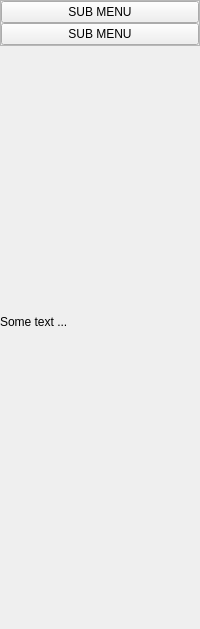
               <widget class="QWidget" name="page_2">
                <property name="geometry">
                 <rect>
                  <x>0</x>
                  <y>0</y>
                  <width>200</width>
                  <height>629</height>
                 </rect>
                </property>
                <attribute name="icon">
                 <iconset resource="icons.qrc">
                  <normaloff>:/icons/icons/chevron-down.svg</normaloff>:/icons/icons/chevron-down.svg</iconset>
                </attribute>
                <attribute name="label">
                 <string>Drop Menu 2</string>
                </attribute>
                <layout class="QVBoxLayout" name="verticalLayout_9">
                 <property name="spacing">
                  <number>0</number>
                 </property>
                 <property name="leftMargin">
                  <number>0</number>
                 </property>
                 <property name="topMargin">
                  <number>0</number>
                 </property>
                 <property name="rightMargin">
                  <number>0</number>
                 </property>
                 <property name="bottomMargin">
                  <number>0</number>
                 </property>
                 <item alignment="Qt::AlignTop">
                  <widget class="QFrame" name="frame_11">
                   <property name="frameShape">
                    <enum>QFrame::StyledPanel</enum>
                   </property>
                   <property name="frameShadow">
                    <enum>QFrame::Raised</enum>
                   </property>
                   <layout class="QVBoxLayout" name="verticalLayout_10">
                    <property name="spacing">
                     <number>0</number>
                    </property>
                    <property name="leftMargin">
                     <number>0</number>
                    </property>
                    <property name="topMargin">
                     <number>0</number>
                    </property>
                    <property name="rightMargin">
                     <number>0</number>
                    </property>
                    <property name="bottomMargin">
                     <number>0</number>
                    </property>
                    <item>
                     <widget class="QPushButton" name="pushButton_13">
                      <property name="text">
                       <string>SUB MENU</string>
                      </property>
                      <property name="icon">
                       <iconset resource="icons.qrc">
                        <normaloff>:/icons/icons/printer.svg</normaloff>:/icons/icons/printer.svg</iconset>
                      </property>
                      <property name="iconSize">
                       <size>
                        <width>16</width>
                        <height>16</height>
                       </size>
                      </property>
                     </widget>
                    </item>
                    <item>
                     <widget class="QPushButton" name="pushButton_14">
                      <property name="text">
                       <string>SUB MENU</string>
                      </property>
                      <property name="icon">
                       <iconset resource="icons.qrc">
                        <normaloff>:/icons/icons/phone-incoming.svg</normaloff>:/icons/icons/phone-incoming.svg</iconset>
                      </property>
                      <property name="iconSize">
                       <size>
                        <width>16</width>
                        <height>16</height>
                       </size>
                      </property>
                     </widget>
                    </item>
                   </layout>
                  </widget>
                 </item>
                 <item alignment="Qt::AlignTop">
                  <widget class="QLabel" name="label_4">
                   <property name="text">
                    <string>Some text ...</string>
                   </property>
                  </widget>
                 </item>
                </layout>
               </widget>
